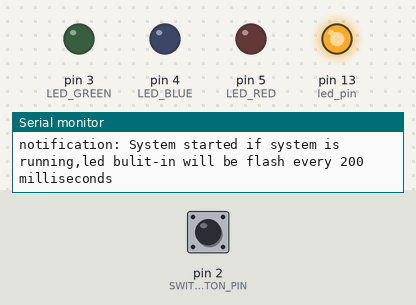
A program run on a simulated Arduino Uno, built with avr-gcc and run on an emulated ATmega328P. On the bench: output pins drawn as LEDs (lit = HIGH), the last lines printed to the serial monitor. The inputs (shaded band) are chosen by the test bench; at power-on: pin 2 (SWITCH_BUTTON_PIN) HIGH.

Above: at 1.2 s.
1.3 s: pin 2 (SWITCH_BUTTON_PIN) pulled LOW for 0.15 s
At 2.8 s:
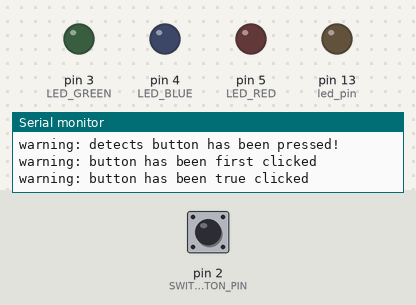
4.3 s: pin 2 (SWITCH_BUTTON_PIN) pulled LOW for 3.2 s
At 34.2 s:
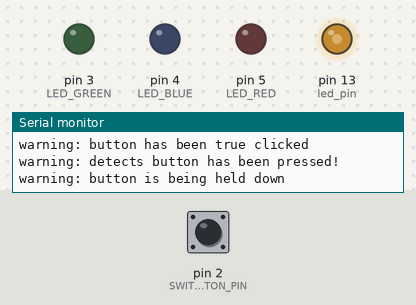
Timing chart, 0 to 34.5 s (numbered marks = the images above; inputs shaded):
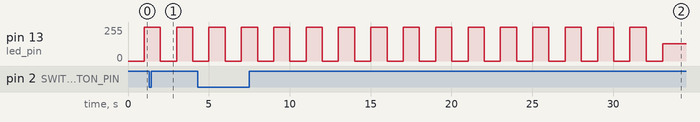

Measured:
- by itself, pin 13 (led_pin): repeats every 2.0 s: 0/255 1.0 s, 255/255 1.0 s

The program:

main.cpp
```cpp
#include <Arduino.h>
#include <ledRunning/src/ledRunning.h>
// định nghĩa các chân điều khiển led
#define LED_GREEN 3
#define LED_BLUE 4
#define LED_RED 5
// định nghĩa các trạng thái chân tín hiệu nút nhấn và chính nó
#define PRESSING 0          // khi nút nhấn được nhấn tín hiệu đọc được là 0 (voltage) tương đương với mức LOW của arduino và logic 0
#define NONE_PRESSING 1     // khi nút nhấn được nhấn tín hiệu đọc được là giá trị điện áp =0.6*VCC =0.6*5~ 3 (voltage) tương đương với mức HIGH của arduino và logic 1
#define SWITCH_BUTTON_PIN 2 // dùng chân số 2 để nhận tín hiệu nút nhấn
// định nghĩa các sự kiện của nút nhấn được tác động bởi user
// tại sao phải làm như vầy? là tại vì sử dụng switch để so sánh điều kiện sẽ nhanh hơn sử dụng if nhưng switch không so sánh string được
// nên định nghĩa tên cho dễ hiểu và gắn nó giá trị là 1 con số thi có thể sử dụng switch (tại dòng code 80)
#define FREE_STATE 0         // Không nhấn
#define FIRST_CLICK_STATE 1  // nhấn lần đầu tiên
#define CLICK_STATE 2        // đúng là đã nhấn 1 lần
#define DOUBLE_CLICK_STATE 3 // nhấn double click
#define HOLD_STATE 4         // nhấn giữ

// Trong những điều kiện môi trường khắc nghiệt hoặc code ngu thì vi điều khiển (vđk||mcu) sẽ bị treo không rõ nguyên nhân vì vậy để xác định rằng khi mcu còn đang chạy
// chúng ta cho nó chớp tắc cái đèn nào đó và mcu bị treo sẽ không chớp tắc
// đây cũng là 1 ví dụ nho nhỏ về lập trình hướng đối tượng và xây dựng module hóa (thư viện)
// file này đang nằm trong thư mục src/ledRunning/src/ledRunning.h

// khai báo biến ledRunMCu là một đối tượng LedRunning
LedRunning ledRunMCU;

// khai báo các biến cần thiết cho quá trình quét tín hiệu nút nhấn
unsigned long pressed_timeStamp_Start;    // thời điểm ghi nhận tín hiệu nút được nhấn xuống
bool wasPressed;                          // biến ghi nhận đã được nhấn xuống dùng để so sánh thời gian và tránh vòng lặp liên tục
unsigned long last_first_click_timeStamp; // thời điểm ghi nhận trạng thái nút nhấn đầu tiên dùng để so sánh tiếp diễn trạng thái double click

// trong hàm loop chúng ta không nên gọi hàm millis() quá nhiều sẽ ảnh hưởng đến hiệu năng của mcu cũng như so sánh sẽ bất đồng bộ vì tại mỗi thời điểm gọi hàm millis()
// là một mốc thời gian tiếp diễn nên giá trị trả về sẽ khác nhau
unsigned long timeLine_now;
// thời gian chờ sau khi nút được nhấn lần đầu tiên dùng để chờ nếu nút được nhấn 1 lần nữa thì là double click ,nếu không
// nhấn thì là click
unsigned long doubleClick_timeStamp_delta = 100;
// thời gian quy định việc giữ nút nhấn bao lâu thì sẽ quy định là trạng thái nhấn giữ
unsigned long hold_timeStamp_delta = 2000;
uint8_t BUTTON_STATE = FREE_STATE;

void setup()
{
  Serial.begin(115200); // bật Serial để debug khi có lỗi
  // cấu hình các đèn
  pinMode(LED_GREEN, OUTPUT);
  pinMode(LED_BLUE, OUTPUT);
  pinMode(LED_RED, OUTPUT);
  pinMode(SWITCH_BUTTON_PIN, INPUT_PULLUP);
  // cấu hình cho đối tượng LedRunning
  ledRunMCU.initialize(LED_BUILTIN);
  Serial.println("notification: System started if system is running,led bulit-in will be flash every 200 milliseconds");
}

void loop()
{
  ledRunMCU.loop(1000);                                                        // yên cầu đối tượng LedRunning nhấp nháy mỗi 1 giây để biêt rằng mcu không bị treo
  timeLine_now = millis();                                                     // lấy giá trị thời gian hiện tại 1 lần cho 1 lần loop để tránh gọi hàm millis() quá nhiều làm yếu hiệu năng mcu
  if (BUTTON_STATE == FREE_STATE)                                              // nếu nút nhấn đang ở trạng thái tự do không được nhấn cũng như đang không có đang chờ sự kiện double click
  {                                                                            // thì
    if (digitalRead(SWITCH_BUTTON_PIN) == PRESSING && wasPressed == false)     // nếu nút đang được nhấn và trước đó chưa có ghi nhận là nút được nhấn ==>(*1)
    {                                                                          // thì
      pressed_timeStamp_Start = timeLine_now;                                  // gắn thời gian nhấn nút bằng thời gian hiện tại
      Serial.println("warning: detects button has been pressed!");             // debug to console
      wasPressed = true;                                                       // ghi nhận rằng nút đươc nhấn rồi
    }                                                                          // vòng lặp của hàm loop() sẽ ngừng so sánh (*1) cho đến khi thỏa 2 điều kiện là nút không được nhấn nữa và trạng thái đã được nhấn bị reset về false
    else if (digitalRead(SWITCH_BUTTON_PIN) == PRESSING && wasPressed == true) // ngược lại của (*1) nếu nút đang được nhấn và trạng thái đã được nhấn được ghi nhận(tức là đang nhấn giữ chưa có nhả nút ra)==>(*2)
    {
      if ((timeLine_now - pressed_timeStamp_Start) >= hold_timeStamp_delta) // thì nếu thời gian hiện tại trừ cho thời gian ghi nhận từ lúc bắt đầu nhấn lớn hơn hoặc bằng thời gian quy định trạng thái nhấn giữ
      {
        BUTTON_STATE = HOLD_STATE;                            // thì ghi nhận sự kiện cho nút nhấn là HOLD_STATE
        Serial.println("warning: button is being held down"); // debug to console
      }
    }
    else if (digitalRead(SWITCH_BUTTON_PIN) == NONE_PRESSING && wasPressed == true) // ngươc lại điều khiện của (*1) và (*2) nếu nút được thả ra và trước đó có ghi nhận đã đươc nhấn (thả nút sau khi nhấn)==>(*3)
    {
      // TẠI SAO PHẢI DÙNG biến wasPress??? nếu không có nó thì điều kiện (*2) luôn thỏa đáng khi chả có ai nhấn nút tín hiệu giá trị của chân tín hiệu nút nhấn mỗi vòng loop là liên tục =1(NONE_PRESSING)
      // như thế sẽ sinh lỗi còn lỗi gì thì xóa "&& wasPressed == true" của (*2) đi rồi chạy thử mà xem
      if ((timeLine_now - pressed_timeStamp_Start) < hold_timeStamp_delta) // nếu thời gian hiện tại trừ cho thời gian ghi nhận sự kiện nhấn nút trước đó nhỏ hơn thời gian chờ sự kiện doule click
      {                                                                    // thì
        BUTTON_STATE = FIRST_CLICK_STATE;                                  // mới tính là nút được nhấn lần đầu tiên ghi nhận sự kiện FIRST_CLICK_STATE
        last_first_click_timeStamp = timeLine_now;                         // ghi nhận thời gian nhả nút để so sánh trong khi chờ lần nhấn tiếp theo xem nó có đúng là double click hay không
        Serial.println("warning: button has been first clicked");          // debug to console
      }
      pressed_timeStamp_Start = millis(); // reset lại thời gian ghi nhận nút được nhấn vì tất nhiên là bây giừ nút đã đươc nhã ra rồi
      wasPressed = false;                 // reset lại trạng thái ghi nhận nút đã và đang nhấn
    }
  }
  else // sau khi nút nhấn được ghi nhận các sự kiện
  {
    switch (BUTTON_STATE)
    {
    case FIRST_CLICK_STATE:                                                           // khi xảy ra sự kiên nhấn lần đầu tiên
      if ((timeLine_now - last_first_click_timeStamp) <= doubleClick_timeStamp_delta) // nếu khoảng thời gian xảy ra 2 lần nhấn nút nhỏ hơn hoặc bằng thòi gian chờ ghi nhận sự kiện double click
      {
        if (digitalRead(SWITCH_BUTTON_PIN) == PRESSING) // nếu nút còn đang nhấn thì gán cho nó sự kiện DOUBLE_CLICK_STATE (*4)
        {
          BUTTON_STATE = DOUBLE_CLICK_STATE;
          Serial.println("warning: button has been double clicked");
        }
      }
      else // ngược lại điều kiện (*4) nếu nút không được nhấn trong thời gian doubleClick_timeStamp_delta
      {
        BUTTON_STATE = CLICK_STATE; // đó là 1 lần nhấn => sinh ra sự kiện click
        Serial.println("warning: button has been true clicked");
      }
      break;
    case CLICK_STATE: // sự kiện click

      if (digitalRead(SWITCH_BUTTON_PIN) == NONE_PRESSING) // nếu phím nhả ra rồi thì nên reset sự kiện nút nhấn về tự do để còn loop so sánh tiếp
      {
        BUTTON_STATE = FREE_STATE;
      }

      break;
    case DOUBLE_CLICK_STATE:                               // sự kiện double click
      if (digitalRead(SWITCH_BUTTON_PIN) == NONE_PRESSING) // nếu phím nhả ra rồi thì nên reset sự kiện nút nhấn về tự do để còn loop so sánh tiếp
      {
        BUTTON_STATE = FREE_STATE;
      }
      break;
    case HOLD_STATE:                                       // sự kiện nhấn giữ
      if (digitalRead(SWITCH_BUTTON_PIN) == NONE_PRESSING) // nếu phím nhả ra rồi thì nên reset sự kiện nút nhấn về tự do để còn loop so sánh tiếp
      {
        BUTTON_STATE = FREE_STATE;
      }
      break;
    default:
      break;
    }
  }

}
```

ledRunning.c
```cpp

```

ledRunning.h
```cpp
#include <Arduino.h>
class LedRunning
{
private:
  int timeStamp;
  bool led_sate = 0;
  int led_pin = 13;

public:
  void initialize(int led_pin_to_set)
  {
    if (led_pin_to_set != 13)
    {
      led_pin = led_pin_to_set;
    }
    else
    {
      led_pin = 13;
    }
    pinMode(led_pin, OUTPUT);
    timeStamp = millis();
  }
  void loop(unsigned long delay_time)
  {
    if ((millis() - timeStamp) > delay_time)
    {
      if (led_sate == 0)
      {
        digitalWrite(led_pin, HIGH);
        led_sate = 1;
      }
      else
      {
        digitalWrite(led_pin, LOW);
        led_sate = 0;
      }
      timeStamp = millis();
    }
  };
};
```
